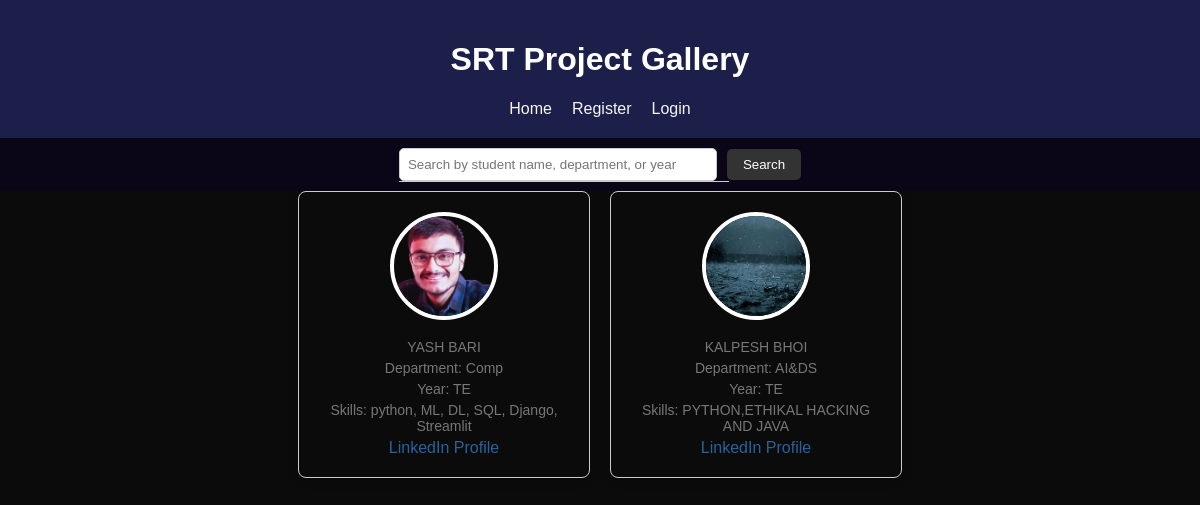
The page / on the database its author committed.
### userprofiles/models.py (models this page shows, shortened)
class UserProfile(models.Model):
    user = models.ForeignKey(User, on_delete=models.CASCADE)
    name = models.CharField(max_length=100)
    profile_picture = models.ImageField(upload_to='profile_pictures/')
    email = models.EmailField(unique=True)
    department_name = models.CharField(max_length=100)
    academic_year = models.CharField(max_length=50)
    skills = models.TextField()
    linkedin_handler = models.CharField(max_length=100)

### userprofiles/views.py (the view)
# urls.py: 2. Add a URL to urlpatterns:  path('', views.home, name='home')
def home(request):
    registered_users = UserProfile.objects.all()
    return render(request, 'home.html', {'registered_users': registered_users})

### template/home.html (shortened to what this page needs)
<!DOCTYPE html>
<html>
<head>
</head>
<body>
  <header>
    <h1>SRT Project Gallery</h1>
    <nav>
      <a href="{% url 'home' %}">Home</a>
      <a href="{% url 'register' %}">Register</a>
      {% if user.is_authenticated %}
        <a href="{% url 'logout' %}">Logout</a>
        <a href="{% url 'edit_profile' %}">Edit Profile</a>
        <a href="{% url 'upload' %}">Upload Project</a>
      {% else %}
        <a href="{% url 'login' %}">Login</a>
      {% endif %}
    </nav>
  </header>
  <div class="search-bar">
    <div style="position: relative;">
      <input class="search-input" type="text" id="searchInput" placeholder="Search by student name, department, or year">
      <div class="suggestions-container" id="suggestionsContainer"></div>
    </div>
    <button class="search-btn" id="searchButton">Search</button>
  </div>
  <main>
    <div class="user-cards">
      {% for user in registered_users %}
        <div class="user-card">
          <a href="{% url 'user_profile' user.id %}">
            <img src="{{ user.profile_picture.url }}" alt="{{ user.username }} Profile Picture">
            <p>{{ user.name }}</p>
            <p>Department: {{ user.department_name }}</p>
            <p>Year: {{ user.academic_year }}</p>
            <p>Skills: {{ user.skills }}</p>
            {% if user.linkedin_handler %}
              <a class="linkedin-link" href="https://{{ user.linkedin_handler }}" target="_blank">
                LinkedIn Profile
              </a>
            {% endif %}
          </a>
        </div>
      {% endfor %}
    </div>
  </main>
</body>
</html>

### template/home.html (style rules this page uses)
body { font-family: Arial, sans-serif; margin: 0; padding: 0; background-color: #0b0b0b; }
header { background-color: #1b1f4a; color: #fff; padding: 20px; text-align: center; }
nav { display: flex; justify-content: center; margin-top: 10px; }
nav a { color: #f8f5f5; text-decoration: none; margin: 0 10px; }
.user-cards { max-width: 1000px; margin: 0 auto; display: flex; flex-wrap: wrap; gap: 20px; justify-content: center; }
.user-card { border: 1px solid #ccc; border-radius: 8px; padding: 20px; text-align: center; width: 250px; box-shadow: 0 4px 8px rgba(0, 0, 0, 0.1); transition: transform 0.3s ease-in-out, box-shadow 0.3s ease-in-out; }
.user-card a { display: block; text-decoration: none; color: #3790e9a8; }
.user-card img { width: 100px; height: 100px; border: 4px solid #fff; border-radius: 50%; object-fit: cover; margin: 0 auto 10px; }
.user-card p { font-size: 14px; color: #777; margin: 5px 0; }
.search-bar { background-color: #0b051bc3; padding: 10px; display: flex; align-items: center; justify-content: center; }
.search-input { padding: 8px; border: 1px solid #ccc; border-radius: 5px; width: 300px; margin-right: 10px; }
.search-btn { padding: 8px 16px; background-color: #333; color: #fff; border: none; border-radius: 5px; cursor: pointer; transition: background-color 0.3s ease-in-out; }
.suggestions-container { position: absolute; top: 100%; left: 0; z-index: 1; width: 100%; background-color: #fff; border: 1px solid #ccc; border-top: none; border-radius: 0 0 8px 8px; max-height: 200px; overflow-y: auto; }

### rows shown on the page
UserProfile: profile_picture (picture), name "YASH BARI", department_name "Comp", academic_year "TE", skills "python, ML, DL, SQL, Django, Streamlit"
UserProfile: profile_picture (picture), name "KALPESH BHOI", department_name "AI&DS", academic_year "TE", skills "PYTHON,ETHIKAL HACKING AND JAVA"
